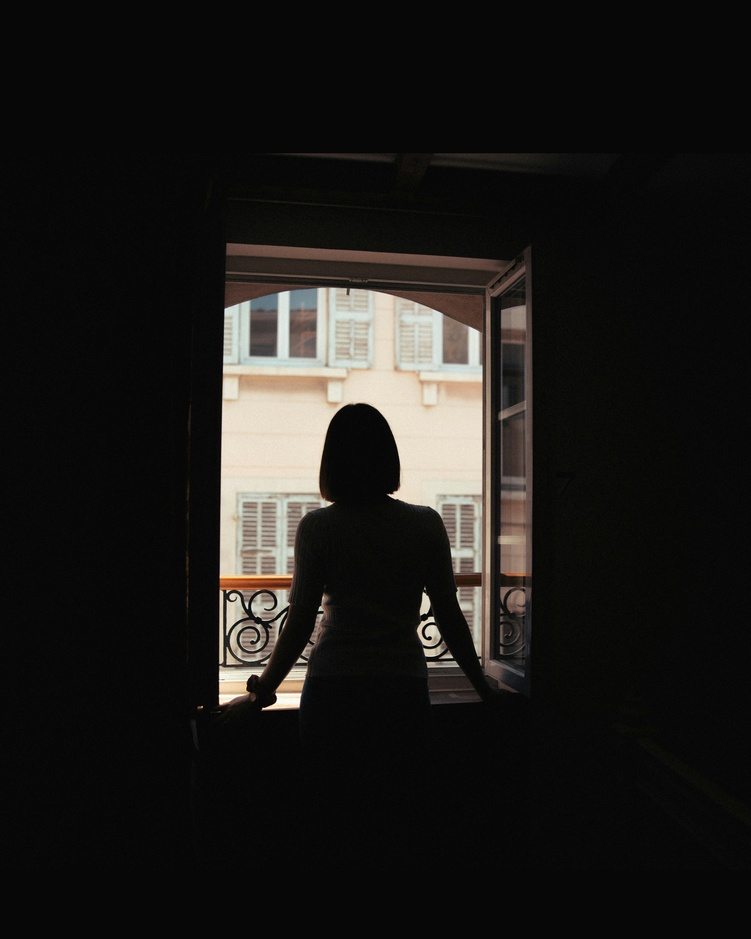
#> input picture images/woman.jpg, 751 x 939 px, shrunk from 4693 x 5867 before the run
$ jupyter execute 'Question 4.ipynb'
#> lines starting #> are read from the running program, lines starting #| are printed output that depends on the picture; after the words box and inside, x2 and y2 are one past the last pixel; in counts of white or black regions, pixels touching at a corner belong together
[cell 1]
import cv2
import numpy as np
import matplotlib.pyplot as plt

## Question 4 — Otsu mask + foreground histogram equalization (`woman.jpg`)

This matches the assignment setup: **a person in front of a bright opening** (door/window). **Otsu** splits **dark interior + figure** from the **bright outside**; we treat the **smaller** connected class as **foreground** (woman + room) when that matches the scene.

**(a)** Grayscale image → **Otsu** automatic threshold → binary **foreground** mask. OpenCV returns the optimal threshold $T^*$.

**(b)** **Histogram equalization** uses counts **only from foreground pixels** (same CDF/LUT idea as global HE, but $MN$ is the number of masked pixels). Background stays unchanged. In your report, describe what appears inside the mask (e.g. **facial detail**, **hair and clothing texture**, **wall and floor** in the room)—the markdown below is a **starting point** after viewing `woman.jpg`.

[cell 2]
def histogram_equalize_masked(gray: np.ndarray, mask: np.ndarray) -> np.ndarray:
    """Equalize only pixels where mask > 0; others unchanged. Uses own CDF on FG only."""
    if gray.dtype != np.uint8 or gray.ndim != 2:
        raise ValueError("Expected uint8 grayscale.")
    fg = mask > 0
    if not np.any(fg):
        return gray.copy()

    vals = gray[fg]
    n = int(vals.size)
    hist = np.bincount(vals, minlength=256).astype(np.float64)
    cdf = np.cumsum(hist)
    first = int(np.argmax(hist > 0))
    cdf_min = cdf[first]
    denom = n - cdf_min
    if denom <= 0:
        return gray.copy()

    lut = np.round((cdf - cdf_min) / denom * 255.0).astype(np.uint8)
    out = gray.copy()
    out[fg] = lut[gray[fg]]
    return out


path = "images/woman.jpg"
bgr = cv2.imread(path)
#> bgr is the input picture: shape (939, 751, 3); mean B, G, R 25.1, 27.4, 29
if bgr is None:
    raise FileNotFoundError(path)

gray = cv2.cvtColor(bgr, cv2.COLOR_BGR2GRAY)
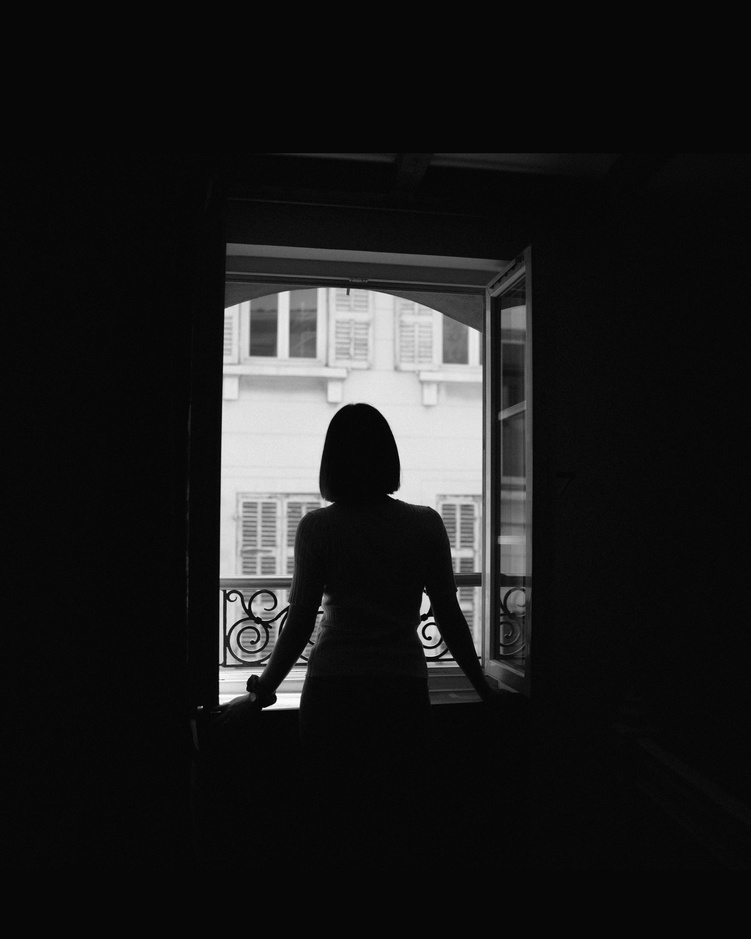
#> gray: shape (939, 751); min 0, max 254, mean 27.6

# Otsu: OpenCV returns threshold T and binary image
T_otsu, binary = cv2.threshold(gray, 0, 255, cv2.THRESH_BINARY + cv2.THRESH_OTSU)
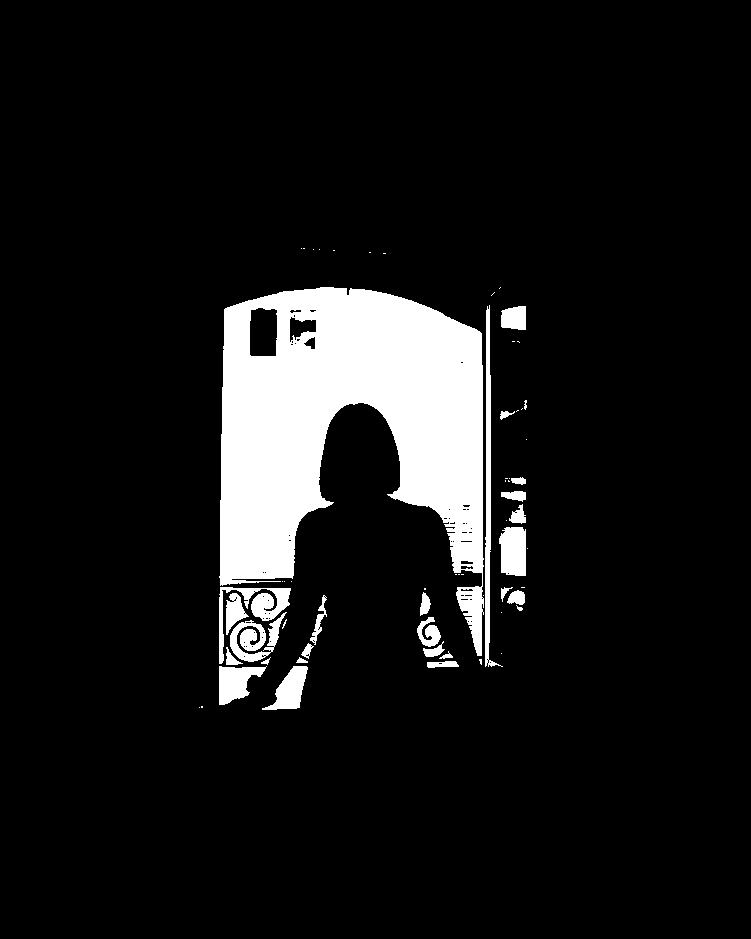
#> binary: shape (939, 751); 9.3% white; 62 white regions (35 under 20 px), largest, box (x1, y1, x2, y2) and area: (219, 287, 484, 656) 54243, (485, 305, 503, 667) 1746, (219, 587, 291, 664) 1398
#> T_otsu = 101

n_fg_white = int(np.count_nonzero(binary == 255))
#> n_fg_white = 65406
n_fg_black = int(np.count_nonzero(binary == 0))
#> n_fg_black = 639783
if n_fg_white <= n_fg_black:
    fg_mask = binary
else:
    fg_mask = cv2.bitwise_not(binary)

print(f"Otsu threshold T* = {T_otsu:.6g} (intensity 0–255)")
#| Otsu threshold T* = 101 (intensity 0–255)
print(
    "Foreground mask: white = FG after optional invert so the smaller region is FG."
)

eq_fg = histogram_equalize_masked(gray, fg_mask)
#> in histogram_equalize_masked, `hist = np.bincount(vals, minlength=256).astype(np.float64)`: hist = 256 values, max 3582 at index 224, min 0 at index 0, mean 255.5
#> in histogram_equalize_masked, `cdf = np.cumsum(hist)`: cdf = 256 values from 0 to 65406
#> in histogram_equalize_masked, `first = int(np.argmax(hist > 0))`: first = 102
#> in histogram_equalize_masked, `cdf_min = cdf[first]`: cdf_min = 234
#> in histogram_equalize_masked, `denom = n - cdf_min`: denom = 65172
#> in histogram_equalize_masked, `lut = np.round((cdf - cdf_min) / denom * 255.0).astype(np.uint8)`: lut = 256 values, max 255 at index 0, min 0 at index 102, mean 165.3
#> in histogram_equalize_masked, `out[fg] = lut[gray[fg]]`:
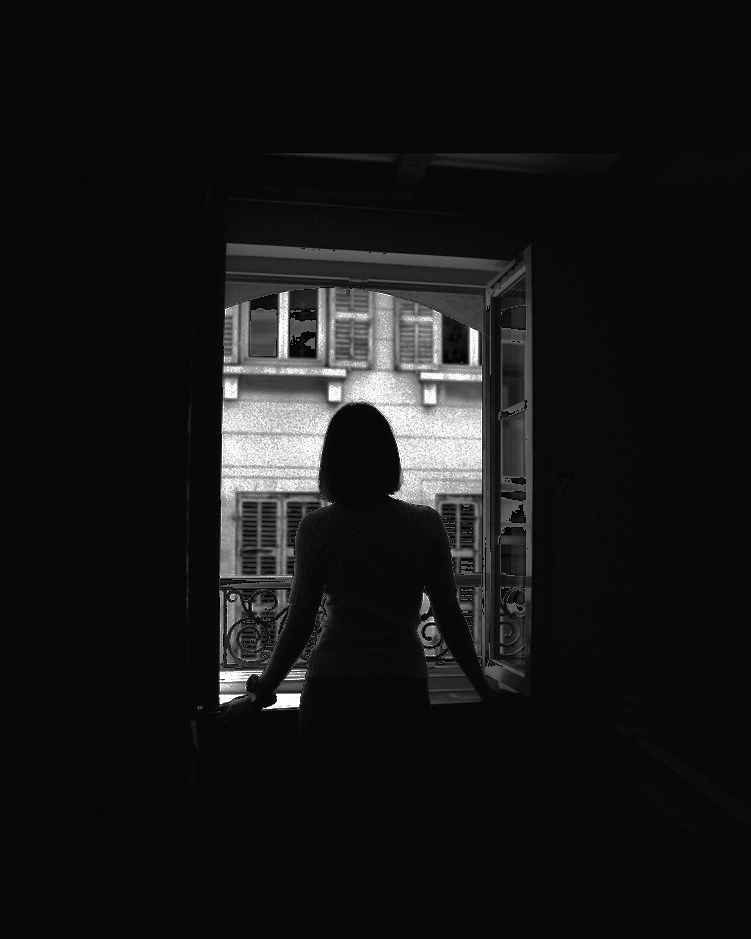
#> out: shape (939, 751); 9.27% of pixels changed, all inside (x1, y1, x2, y2) = (199, 248, 528, 710)

fig, axes = plt.subplots(2, 2, figsize=(10, 10))
axes[0, 0].imshow(cv2.cvtColor(bgr, cv2.COLOR_BGR2RGB))
axes[0, 0].set_title("Original")
axes[0, 1].imshow(gray, cmap="gray")
axes[0, 1].set_title("Grayscale")
axes[1, 0].imshow(fg_mask, cmap="gray")
axes[1, 0].set_title("(a) Otsu foreground mask")
axes[1, 1].imshow(eq_fg, cmap="gray")
axes[1, 1].set_title("(b) HE on foreground only")
for ax in axes.ravel():
    ax.axis("off")
plt.tight_layout()
plt.show()
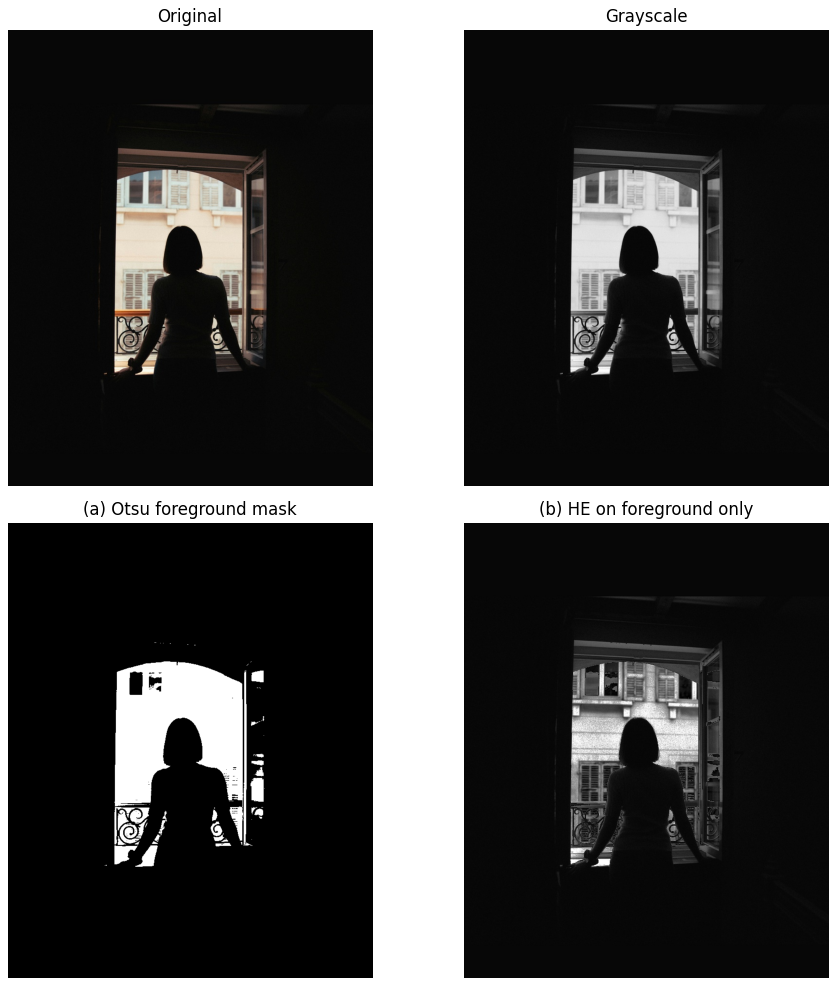
#> figure drawn by matplotlib, 4 panels

$ run again, with images/highlights_and_shadows.jpg copied over images/woman.jpg
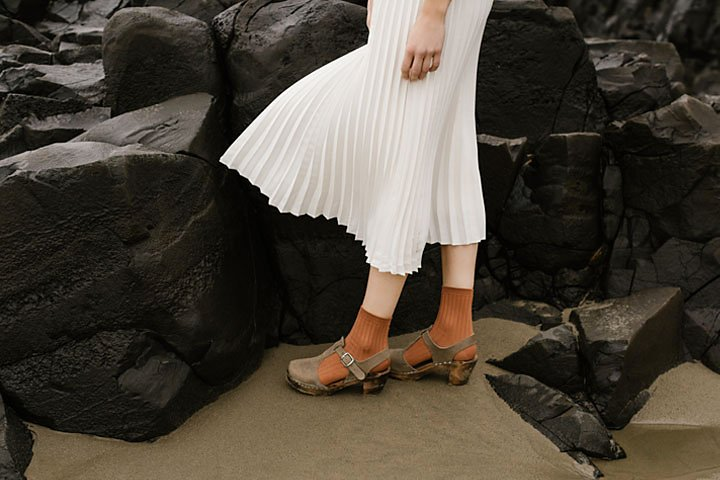
#> input picture images/highlights_and_shadows.jpg, 720 x 480 px
#> bgr is the input picture: shape (480, 720, 3); mean B, G, R 58.1, 68.6, 75.7
#> `T_otsu, binary = cv2.threshold(gray, 0, 255, cv2.THRESH_BINARY + cv2.T..`:
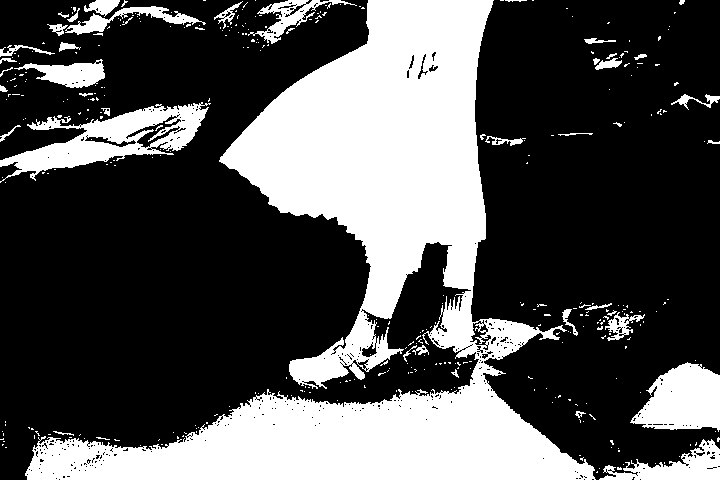
#> binary: shape (480, 720); 32.1% white; 355 white regions (315 under 20 px), largest, box (x1, y1, x2, y2) and area: (25, 0, 596, 480) 90453, (0, 102, 211, 183) 6289, (630, 362, 720, 432) 4310
#> T_otsu = 91
#> n_fg_white = 111062
#> n_fg_black = 234538
#| Otsu threshold T* = 91 (intensity 0–255)
#> hist = 256 values, max 1932 at index 117, min 0 at index 0, mean 433.8
#> cdf = 256 values from 0 to 111062
#> first = 92
#> cdf_min = 1174
#> denom = 109888
#> lut = 256 values, max 255 at index 250, min 0 at index 92, mean 192.7
#> `plt.show()`:
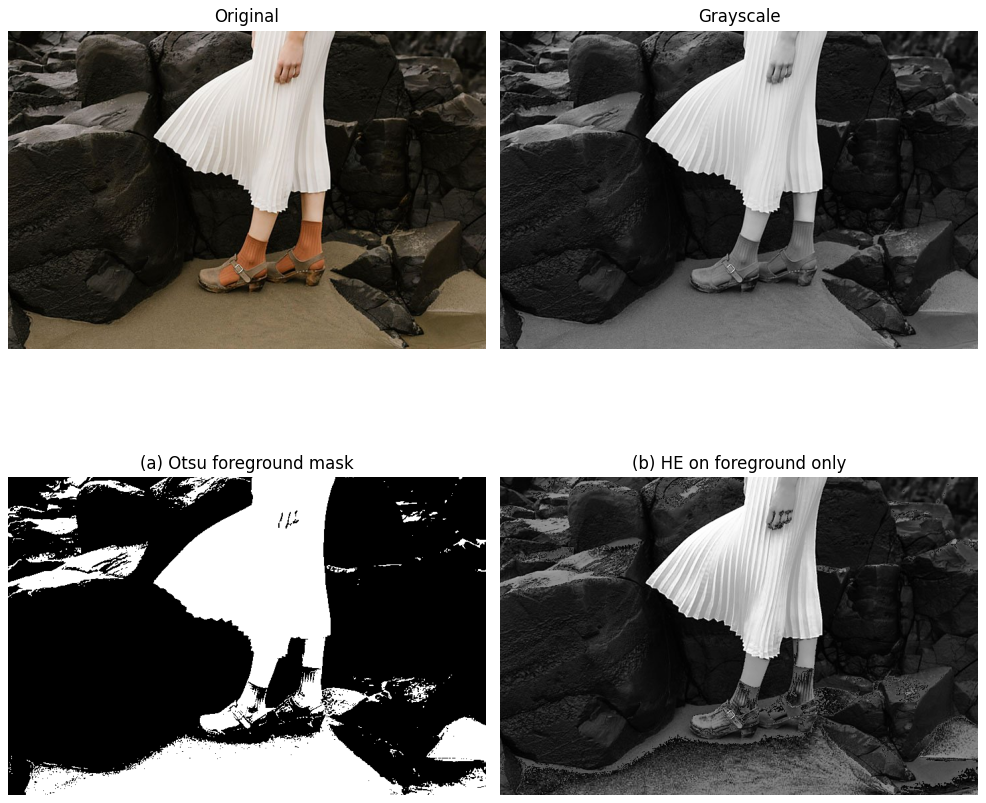
#> figure drawn by matplotlib, 4 panels
